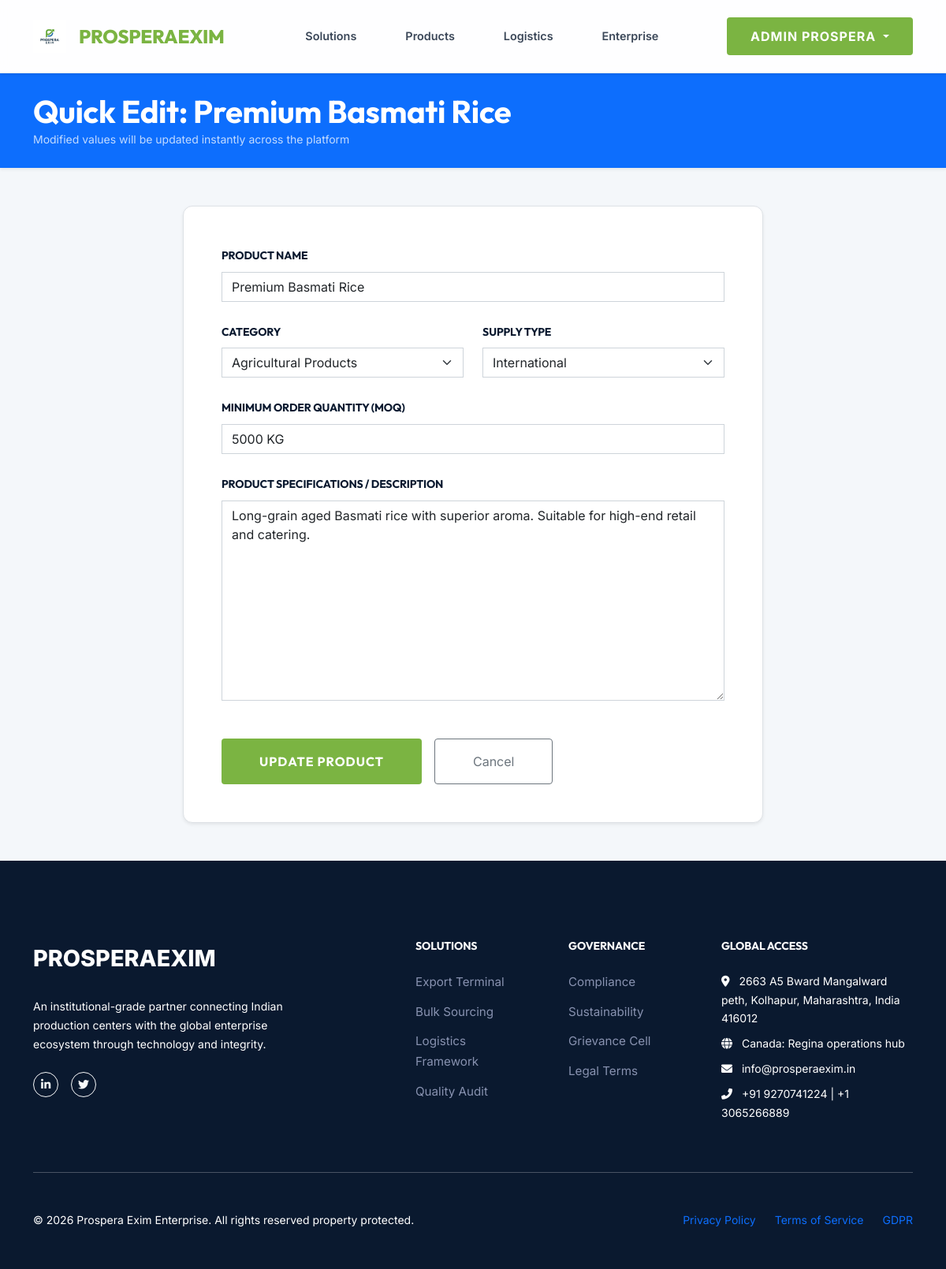
The page /admin/product/edit/1 (signed in) on the database its author committed.
### models.py (models this page shows, shortened)
class User(UserMixin, db.Model):
    id = db.Column(db.Integer, primary_key=True)
    name = db.Column(db.String(100), nullable=False)
    email = db.Column(db.String(120), unique=True, nullable=False)
    password_hash = db.Column(db.String(128))
    company_name = db.Column(db.String(200))
    country = db.Column(db.String(100))
    state = db.Column(db.String(100))
    is_admin = db.Column(db.Boolean, default=False)
    created_at = db.Column(db.DateTime, default=datetime.utcnow)

class Product(db.Model):
    id = db.Column(db.Integer, primary_key=True)
    name = db.Column(db.String(200), nullable=False)
    description = db.Column(db.Text)
    moq = db.Column(db.String(50))
    image_path = db.Column(db.String(200))
    supply_type = db.Column(db.String(20)) # 'Domestic' or 'International'
    category_id = db.Column(db.Integer, db.ForeignKey('category.id'), nullable=False)
    created_at = db.Column(db.DateTime, default=datetime.utcnow)

class Category(db.Model):
    id = db.Column(db.Integer, primary_key=True)
    name = db.Column(db.String(100), unique=True, nullable=False)
    products = db.relationship('Product', backref='category', lazy=True)
    created_at = db.Column(db.DateTime, default=datetime.utcnow)

### routes/admin_routes.py (the view, shortened to what this page needs)
@admin_bp.route('/product/edit/<int:product_id>', methods=['GET', 'POST'])
@login_required
@admin_required
def edit_product(product_id):
    product = Product.query.get_or_404(product_id)
    categories = Category.query.all()
    return render_template('admin/edit_product.html', product=product, categories=categories)

### routes/admin_routes.py (called while the page is built)
def admin_required(f):
    @wraps(f)
    def decorated_function(*args, **kwargs):
        if not current_user.is_authenticated or not current_user.is_admin:
            flash('Admin access required.')
            return redirect(url_for('public.index'))
        return f(*args, **kwargs)
    return decorated_function

### templates/admin/edit_product.html (shortened to what this page needs)
{% extends "base.html" %}
{% block content %}
<div class="bg-primary text-white py-4 mb-5 shadow-sm">
    <div class="container">
        <h1 class="fw-bold mb-0">Quick Edit: {{ product.name }}</h1>
        <p class="small opacity-75 mb-0">Modified values will be updated instantly across the platform</p>
    </div>
</div>
<div class="container mb-5">
    <div class="row justify-content-center">
        <div class="col-lg-8">
            <div class="portfolio-card bg-white p-5 border shadow-sm">
                <form action="{{ url_for('admin.edit_product', product_id=product.id) }}" method="POST">
                    <div class="row g-4">
                        <div class="col-md-12">
                            <label class="form-label fw-bold small text-uppercase">Product Name</label>
                            <input type="text" name="name" class="form-control rounded-0" value="{{ product.name }}" required>
                        </div>
                        <div class="col-md-6">
                            <label class="form-label fw-bold small text-uppercase">Category</label>
                            <select name="category_id" class="form-select rounded-0" required>
                                {% for cat in categories %}
                                <option value="{{ cat.id }}" {% if cat.id == product.category_id %}selected{% endif %}>{{ cat.name }}</option>
                                {% endfor %}
                            </select>
                        </div>
                        <div class="col-md-6">
                            <label class="form-label fw-bold small text-uppercase">Supply Type</label>
                            <select name="supply_type" class="form-select rounded-0" required>
                                <option value="International" {% if product.supply_type == 'International' %}selected{% endif %}>International</option>
                            </select>
                        </div>
                        <div class="col-md-12">
                            <label class="form-label fw-bold small text-uppercase">Minimum Order Quantity (MOQ)</label>
                            <input type="text" name="moq" class="form-control rounded-0" value="{{ product.moq }}" placeholder="e.g. 5000 KG" required>
                        </div>
                        <div class="col-12">
                            <label class="form-label fw-bold small text-uppercase">Product Specifications / Description</label>
                            <textarea name="description" class="form-control rounded-0" rows="10" required>{{ product.description }}</textarea>
                        </div>
                    </div>
                    <div class="d-flex gap-3 mt-5">
                        <button type="submit" class="btn btn-access py-3 px-5 fw-bold">Update Product</button>
                        <a href="{{ url_for('public.product_detail', product_id=product.id) }}" class="btn btn-outline-secondary py-3 px-5">Cancel</a>
                    </div>
                </form>
            </div>
        </div>
    </div>
</div>
{% endblock %}

### templates/base.html (shortened to what this page needs)
{% extends "skeleton.html" %}
{% block body %}
    <nav class="navbar navbar-expand-lg sticky-top shadow-sm">
        <div class="container py-1">
            <a class="navbar-brand d-flex align-items-center" href="{{ url_for('public.index') }}">
                <img src="{{ url_for('static', filename='images/logo.png') }}" alt="Prospera Exim" height="42" class="me-3">
                <span class="text-navy">PROSPERA</span><span class="text-brand-green">EXIM</span>
            </a>
            <div class="collapse navbar-collapse" id="navbarNav">
                <ul class="navbar-nav mx-auto">
                    <li class="nav-item">
                        <a class="nav-link px-3" href="{{ url_for('public.index') }}">Solutions</a>
                    </li>
                    <li class="nav-item">
                        <a class="nav-link px-3" href="{{ url_for('public.choice') }}">Products</a>
                    </li>
                    <li class="nav-item">
                        <a class="nav-link px-3" href="{{ url_for('public.logistics') }}">Logistics</a>
                    </li>
                    <li class="nav-item">
                        <a class="nav-link px-3" href="{{ url_for('public.company') }}">Enterprise</a>
                    </li>
                </ul>
                <div class="d-flex align-items-center">
                    {% if current_user.is_authenticated %}
                        <div class="dropdown">
                            <button class="btn btn-access dropdown-toggle" type="button" id="userMenu" data-bs-toggle="dropdown">
                                {{ current_user.name }}
                            </button>
                        </div>
                    {% else %}
                        <a href="{{ url_for('auth.login') }}" class="btn btn-access">Access Portal</a>
                    {% endif %}
                </div>
            </div>
        </div>
    </nav>
    <main>
        {% block content %}{% endblock %}
    </main>
    <footer class="mt-5">
        <div class="container">
            <div class="row g-5">
                <div class="col-lg-4">
                    <div class="footer-brand"><span class="text-white">PROSPERA</span><span class="text-brand-green">EXIM</span></div>
                    <p class="text-slate small">An institutional-grade partner connecting Indian production centers with the global enterprise ecosystem through technology and integrity.</p>
                    <div class="d-flex gap-3 mt-4">
                        <a href="#" class="btn btn-sm btn-outline-light rounded-circle" style="width: 32px; height: 32px; padding: 0; line-height: 30px;"><i class="fab fa-linkedin-in"></i></a>
                        <a href="#" class="btn btn-sm btn-outline-light rounded-circle" style="width: 32px; height: 32px; padding: 0; line-height: 30px;"><i class="fab fa-twitter"></i></a>
                    </div>
                </div>
                <div class="col-md-4 col-lg-2 ms-lg-auto">
                    <h6 class="fw-bold mb-4 text-accent-blue small text-uppercase letter-spacing-2">Solutions</h6>
                    <a href="#" class="footer-link">Export Terminal</a>
                    <a href="#" class="footer-link">Bulk Sourcing</a>
                    <a href="#" class="footer-link">Logistics Framework</a>
                    <a href="#" class="footer-link">Quality Audit</a>
                </div>
                <div class="col-md-4 col-lg-2">
                    <h6 class="fw-bold mb-4 text-accent-blue small text-uppercase letter-spacing-2">Governance</h6>
                    <a href="#" class="footer-link">Compliance</a>
                    <a href="#" class="footer-link">Sustainability</a>
                    <a href="#" class="footer-link">Grievance Cell</a>
                    <a href="#" class="footer-link">Legal Terms</a>
                </div>
                <div class="col-md-4 col-lg-3">
                    <h6 class="fw-bold mb-4 text-accent-blue small text-uppercase letter-spacing-2">Global Access</h6>
                    <p class="text-slate small mb-2"><i class="fas fa-map-marker-alt me-2 text-brand-green"></i> 2663 A5 Bward Mangalward peth, Kolhapur, Maharashtra, India 416012</p>
                    <p class="text-slate small mb-2"><i class="fas fa-globe me-2 text-accent-blue"></i> Canada: Regina operations hub</p>
                    <p class="text-slate small mb-2"><i class="fas fa-envelope me-2"></i> info@prosperaexim.in</p>
                    <p class="text-slate small"><i class="fas fa-phone-alt me-2"></i> +91 9270741224 | +1 3065266889</p>
                </div>
            </div>
            <hr class="my-5 opacity-10">
            <div class="row align-items-center">
                <div class="col-md-6">
                    <p class="text-slate small mb-0">&copy; 2026 Prospera Exim Enterprise. All rights reserved property protected.</p>
                </div>
                <div class="col-md-6 text-md-end">
                    <div class="d-flex justify-content-md-end gap-4 mt-3 mt-md-0">
                        <a href="#" class="text-slate small text-decoration-none">Privacy Policy</a>
                        <a href="#" class="text-slate small text-decoration-none">Terms of Service</a>
                        <a href="#" class="text-slate small text-decoration-none">GDPR</a>
                    </div>
                </div>
            </div>
        </div>
    </footer>
{% endblock %}

### static/css/style.css (style rules this page uses)
:root { --primary-navy: #0A192F; --secondary-navy: #112240; --accent-blue: #64FFDA; --brand-green: #7bb442; --text-white: #E6F1FF; --text-slate: #8892B0; --bg-dark: #0A192F; --bg-light: #F4F7FA; --white: #ffffff; --glass: rgba(255, 255, 255, 0.05); --glass-border: rgba(255, 255, 255, 0.1); --transition: all 0.4s cubic-bezier(0.645, 0.045, 0.355, 1); --shadow-premium: 0 20px 50px rgba(0,0,0,0.1); }
body { font-family: 'Inter', 'Outfit', sans-serif; color: var(--primary-navy); background-color: var(--bg-light); line-height: 1.7; overflow-x: hidden; }
h1, h2, h3, h4, .fw-bold, .navbar-brand { font-family: 'Outfit', sans-serif; font-weight: 700; letter-spacing: -0.01em; }
.navbar { background: rgba(255, 255, 255, 0.85); backdrop-filter: blur(10px); padding: 1rem 0; border-bottom: 1px solid rgba(0,0,0,0.05); transition: var(--transition); }
.navbar-brand { font-weight: 800; font-size: 1.5rem; color: var(--primary-navy) !important; text-transform: uppercase; }
.navbar-brand span { color: var(--brand-green); }
.nav-link { color: var(--primary-navy) !important; font-weight: 600; font-size: 0.9rem; margin: 0 15px; position: relative; opacity: 0.8; }
.nav-link::after { content: ''; position: absolute; bottom: -5px; left: 0; width: 0; height: 2px; background-color: var(--accent-blue); transition: var(--transition); }
.btn-access { background: var(--brand-green); color: white; border: none; font-weight: 700; padding: 12px 30px; border-radius: 4px; transition: var(--transition); text-transform: uppercase; letter-spacing: 1px; }
.portfolio-card { background: white; border: none; border-radius: 12px; transition: var(--transition); border-bottom: 4px solid transparent; }
footer { background: var(--bg-dark); color: white; padding: 100px 0 50px; }
.footer-brand { font-size: 1.8rem; font-weight: 800; margin-bottom: 1.5rem; }
.footer-link { color: var(--text-slate); text-decoration: none; transition: var(--transition); display: block; margin-bottom: 12px; font-size: 0.95rem; }

### rows shown on the page
User: name "ADMIN PROSPERA"
Product: name "Premium Basmati Rice", category_id "Agricultural Products", supply_type "International", moq "5000 KG", description "Long-grain aged Basmati rice with superior aroma. Suitable for high-end retail and catering."
